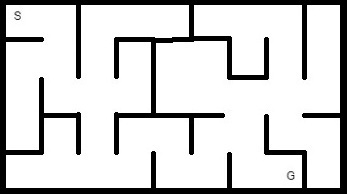
#> input picture ComputerVision/MAZE.jpg, 347 x 194 px
$ python main.py
#> lines starting #> are read from the running program, lines starting #| are printed output that depends on the picture; after the words box and inside, x2 and y2 are one past the last pixel; in counts of white or black regions, pixels touching at a corner belong together
### ComputerVision/maze_image_processing.py
import cv2
import numpy as np

def load_and_warp_image(image_path, pts_src, width, height):
#> called with image_path = 'MAZE.jpg', pts_src = array of shape (4, 2), width = 360, height = 200
    image = cv2.imread(image_path, cv2.IMREAD_GRAYSCALE)
#> image is the input picture: shape (194, 347); min 0, max 255, mean 209.6
    if image is None:
        raise FileNotFoundError(f"Could not load image: {image_path}")
    M = cv2.getPerspectiveTransform(pts_src, np.array([
        [0, 0],
        [width - 1, 0],
        [width - 1, height - 1],
        [0, height - 1]
    ], dtype=np.float32))
    return cv2.warpPerspective(image, M, (width, height))
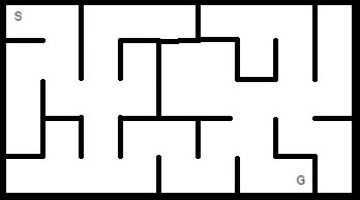
#> returned value: shape (200, 360); min 0, max 255, mean 207.9

def threshold_image(image):
    blurred = cv2.GaussianBlur(image, (5, 5), 0)
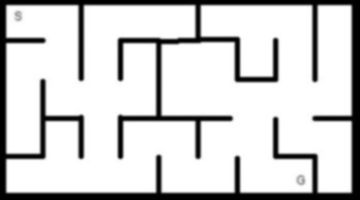
#> blurred: shape (200, 360); min 0, max 255, mean 207.9
    return cv2.adaptiveThreshold(blurred, 255, cv2.ADAPTIVE_THRESH_MEAN_C, cv2.THRESH_BINARY, 11, 2)
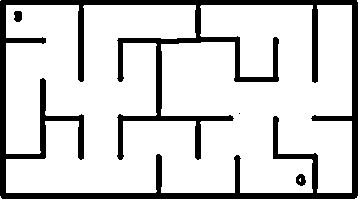
#> returned value: shape (200, 360); 82.3% white; 4 black regions (1 under 20 px), largest, box (x1, y1, x2, y2) and area: (0, 0, 358, 199) 12596, (296, 174, 306, 186) 87, (14, 11, 22, 22) 77

def detect_walls(binary, num_rows, num_cols, border_size):
#> called with num_rows = 5, num_cols = 9, border_size = 7
    cell_height = binary.shape[0] // num_rows
#> cell_height = 40
    cell_width  = binary.shape[1] // num_cols
#> cell_width = 40
    H = np.zeros((num_rows + 1, num_cols), dtype=int)
    V = np.zeros((num_rows, num_cols + 1), dtype=int)

    for i in range(num_rows):
        for j in range(num_cols):
            y_start = i * cell_height
            y_end = (i + 1) * cell_height
            x_start = j * cell_width
            x_end = (j + 1) * cell_width
            cell = binary[y_start:y_end, x_start:x_end]
            if np.mean(cell[0:border_size, :]) < 150:
                H[i, j] = 1
            if np.mean(cell[-border_size:, :]) < 150:
                H[i + 1, j] = 1
            if np.mean(cell[:, 0:border_size]) < 150:
                V[i, j] = 1
            if np.mean(cell[:, -border_size:]) < 150:
                V[i, j + 1] = 1
    return H, V

### ComputerVision/graph_builder.py
def build_graph(H, V, num_rows, num_cols):
#> called with H = array of shape (6, 9), V = array of shape (5, 10), num_rows = 5, num_cols = 9
    graph = {}
    for i in range(num_rows):
        for j in range(num_cols):
            node = (i, j)
            neighbors = []
            if i > 0 and H[i, j] == 0:
                neighbors.append((i - 1, j))
            if i < num_rows - 1 and H[i + 1, j] == 0:
                neighbors.append((i + 1, j))
            if j > 0 and V[i, j] == 0:
                neighbors.append((i, j - 1))
            if j < num_cols - 1 and V[i, j + 1] == 0:
                neighbors.append((i, j + 1))
            graph[node] = neighbors
    return graph

### ComputerVision/pathfinder.py
from collections import deque

def bfs(graph, start, goal):
    queue = deque([start])
    visited = {start}
    parent = {}
    while queue:
        current = queue.popleft()
        if current == goal:
            break
        for neighbor in graph.get(current, []):
            if neighbor not in visited:
                visited.add(neighbor)
                parent[neighbor] = current
                queue.append(neighbor)
    if goal not in parent and start != goal:
        return []
    path = [goal]
    while path[-1] != start:
        path.append(parent[path[-1]])
    path.reverse()
    return path

def path_to_commands(path, start_facing):
    directions = [(1,0), (0,1), (-1,0), (0,-1)]  # S, E, N, W
    dir_idx = start_facing
    commands = ""
    for k in range(1, len(path)):
        dy, dx = path[k][0] - path[k-1][0], path[k][1] - path[k-1][1]
        move_dir = (dy, dx)
        desired_idx = directions.index(move_dir)
        turn_count = (desired_idx - dir_idx) % 4
        if turn_count == 1:
            commands += "L"   # Swap R<->L here if desired
        elif turn_count == 2:
            commands += "RR"
        elif turn_count == 3:
            commands += "R"
        commands += "F"
        dir_idx = desired_idx
    return commands

### ComputerVision/visualize.py
import numpy as np
import cv2

def draw_maze_with_path(H, V, path, cell_pixel_size):
    num_rows = H.shape[0] - 1
    num_cols = V.shape[1] - 1
    vis_height = (num_rows + 1) * cell_pixel_size
    vis_width = (num_cols + 1) * cell_pixel_size

    # Start with white background
    maze_img = np.ones((vis_height, vis_width), dtype=np.uint8) * 255

    # Draw black walls
    for i in range(num_rows + 1):
        for j in range(num_cols):
            if H[i, j]:
                y = i * cell_pixel_size
                x_start = j * cell_pixel_size
                x_end = (j + 1) * cell_pixel_size
                cv2.line(maze_img, (x_start, y), (x_end, y), color=0, thickness=2)

    for i in range(num_rows):
        for j in range(num_cols + 1):
            if V[i, j]:
                x = j * cell_pixel_size
                y_start = i * cell_pixel_size
                y_end = (i + 1) * cell_pixel_size
                cv2.line(maze_img, (x, y_start), (x, y_end), color=0, thickness=2)

    # Convert to color so we can draw in red
    maze_img = cv2.cvtColor(maze_img, cv2.COLOR_GRAY2BGR)

    # Draw the path as red arrows
    if path:
        for k in range(1, len(path)):
            prev = path[k - 1]
            curr = path[k]
            x1 = prev[1] * cell_pixel_size + cell_pixel_size // 2
            y1 = prev[0] * cell_pixel_size + cell_pixel_size // 2
            x2 = curr[1] * cell_pixel_size + cell_pixel_size // 2
            y2 = curr[0] * cell_pixel_size + cell_pixel_size // 2
            cv2.arrowedLine(maze_img, (x1, y1), (x2, y2), color=(0,0,255), thickness=2, tipLength=0.4)

    # Show window
    cv2.imshow("Detected Maze with Planned Path", maze_img)
    cv2.waitKey(0)
    cv2.destroyAllWindows()

### ComputerVision/main.py
import numpy as np
import maze_image_processing as mip
import graph_builder as gb
import pathfinder as pf
import visualize

# === CONFIG ===
image_path = "MAZE.jpg"
num_rows = 5
num_cols = 9
border_size = 7
cell_pixel_size = 40
start = (0, 0)
goal = (4, 8)
start_facing = 2
pts_src = np.array([
    [0, 0],
    [347, 0],
    [347, 194],
    [0, 194]
], dtype=np.float32)

# === Load and process image ===
width = num_cols * cell_pixel_size
height = num_rows * cell_pixel_size
warped = mip.load_and_warp_image(image_path, pts_src, width, height)
binary = mip.threshold_image(warped)
H, V = mip.detect_walls(binary, num_rows, num_cols, border_size)

# === Build Graph ===
graph = gb.build_graph(H, V, num_rows, num_cols)
#> graph = 45 items

# === Find Path and Commands ===
path = pf.bfs(graph, start, goal)
#> path = [(0, 0), (0, 1), (1, 1), (2, 1), (2, 2), (3, 2), (4, 2), (4, 3), (3, 3), (3, 4), (4, 4), (4, 5), (3, 5), (3, 6), (2, 6), (2, 7), (3, 7), (3, 8), (4, 8)]
if not path:
    print("")
    exit()
commands = pf.path_to_commands(path, start_facing)
#> the loop in path_to_commands, `for k in range(1, len(path)):` made 18 passes
#> (dy, dx, desired_idx, turn_count, commands, dir_idx) on passes 1 to 12: (0, 1, 1, 3, 'RF', 1), (1, 0, 0, 3, 'RFRF', 0), (1, 0, 0, 0, 'RFRFF', 0), (0, 1, 1, 1, 'RFRFFLF', 1), (1, 0, 0, 3, 'RFRFFLFRF', 0), (1, 0, 0, 0, 'RFRFFLFRFF', 0), (0, 1, 1, 1, 'RFRFFLFRFFLF', 1), (-1, 0, 2, 1, 'RFRFFLFRFFLFLF', 2), (0, 1, 1, 3, 'RFRFFLFRFFLFLFRF', 1), (1, 0, 0, 3, 'RFRFFLFRFFLFLFRFRF', 0), (0, 1, 1, 1, 'RFRFFLFRFFLFLFRFRFLF', 1), (-1, 0, 2, 1, 'RFRFFLFRFFLFLFRFRFLFLF', 2)
#> commands = 'RFRFFLFRFFLFLFRFRFLFLFRFLFRFRFLFRF'

# === Show Maze ===
visualize.draw_maze_with_path(H, V, path, cell_pixel_size)
#> after the loop in draw_maze_with_path, `for i in range(num_rows + 1):`:
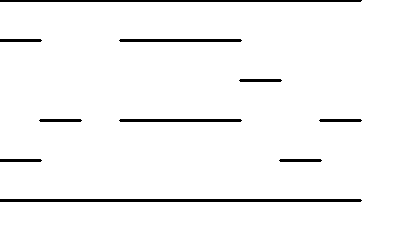
#> maze_img: shape (240, 400); 96.6% white; 10 black regions, largest, box (x1, y1, x2, y2) and area: (0, 199, 362, 202) 1084, (0, 0, 362, 2) 723, (119, 39, 242, 42) 365
#> after the loop in draw_maze_with_path, `for i in range(num_rows):`:
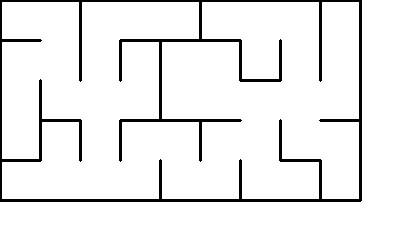
#> maze_img: shape (240, 400); 93.3% white; 1 black region, box (x1, y1, x2, y2) and area: (0, 0, 362, 202) 6477
#> the loop in draw_maze_with_path, `for k in range(1, len(path)):` made 18 passes
#> (prev, curr, x1, y1, x2, y2) on passes 1 to 12: ((0, 0), (0, 1), 20, 20, 60, 20), ((0, 1), (1, 1), 60, 20, 60, 60), ((1, 1), (2, 1), 60, 60, 60, 100), ((2, 1), (2, 2), 60, 100, 100, 100), ((2, 2), (3, 2), 100, 100, 100, 140), ((3, 2), (4, 2), 100, 140, 100, 180), ((4, 2), (4, 3), 100, 180, 140, 180), ((4, 3), (3, 3), 140, 180, 140, 140), ((3, 3), (3, 4), 140, 140, 180, 140), ((3, 4), (4, 4), 180, 140, 180, 180), ((4, 4), (4, 5), 180, 180, 220, 180), ((4, 5), (3, 5), 220, 180, 220, 140)
#> after the loop in draw_maze_with_path, `for k in range(1, len(path)):`:
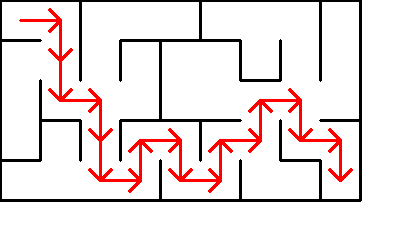
#> maze_img: shape (240, 400, 3); mean B, G, R 227.3, 227.3, 237.8

# === Output Commands ===
print(commands)
#| RFRFFLFRFFLFLFRFRFLFLFRFLFRFRFLFRF
